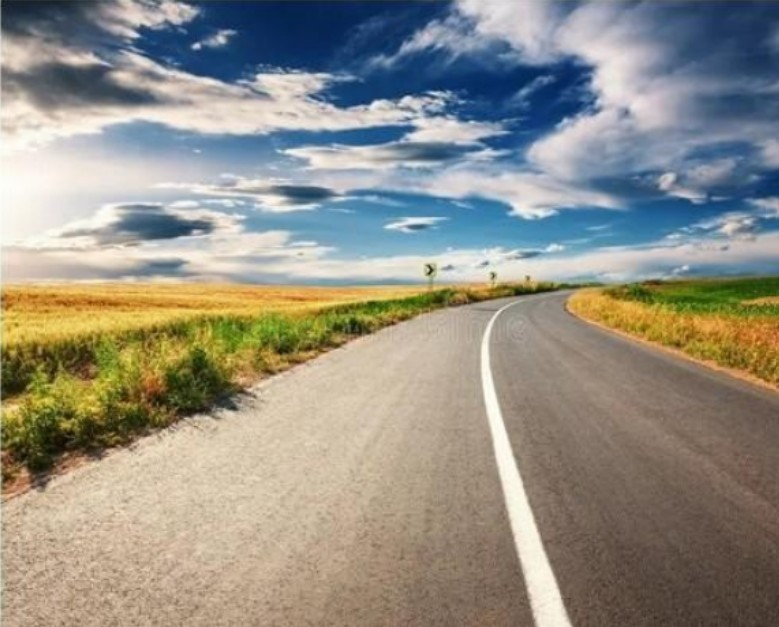
#> input picture road.jpg, 779 x 627 px
$ python lane_isolation.py
#> lines starting #> are read from the running program, lines starting #| are printed output that depends on the picture; after the words box and inside, x2 and y2 are one past the last pixel; in counts of white or black regions, pixels touching at a corner belong together
# Lane detection: road region = black, everything else = white
import cv2
import numpy as np
import matplotlib.pyplot as plt

# 1. Read image and preprocess
img = cv2.imread("road.jpg")
#> img is the input picture: shape (627, 779, 3); mean B, G, R 133, 143.5, 146.6
img = cv2.resize(img, (800, 800))
#> img: shape (800, 800, 3)
blur = cv2.GaussianBlur(img, (5, 5), 0)
gray = cv2.cvtColor(blur, cv2.COLOR_BGR2GRAY)
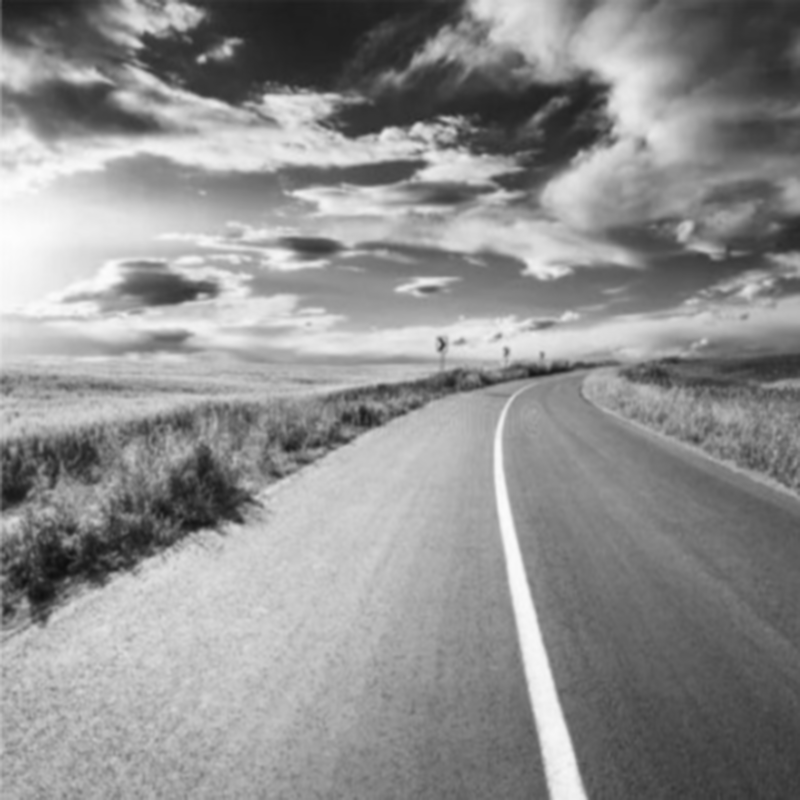
#> gray: shape (800, 800); min 15, max 253, mean 143.1

# 2. Colour filtering
hsv = cv2.cvtColor(blur, cv2.COLOR_BGR2HSV)
#> hsv: shape (800, 800, 3); mean H, S, V 49.1, 84.1, 163.8
road = cv2.inRange(hsv, (0, 0, 10), (180, 85, 235))   # grey road: low saturation
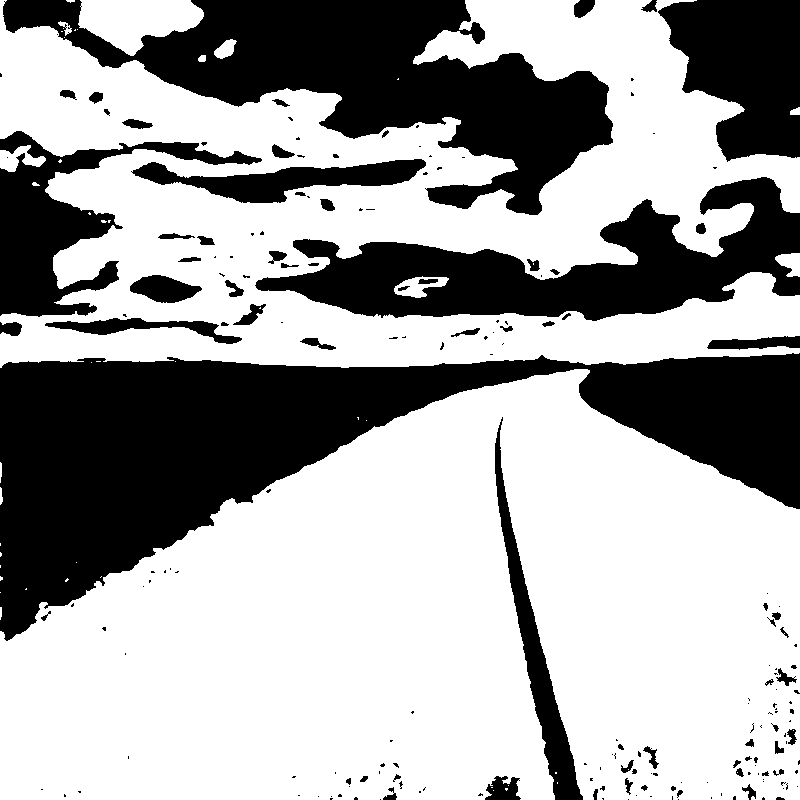
#> road: shape (800, 800); 64.4% white; 201 black regions (129 under 20 px), largest, box (x1, y1, x2, y2) and area: (0, 353, 800, 641) 91312, (3, 0, 613, 215) 51257, (255, 177, 800, 321) 33184
white = cv2.inRange(hsv, (0, 0, 220), (180, 40, 255))  # white lane line
#> white: shape (800, 800); 8.3% white; 81 white regions (41 under 20 px), largest, box (x1, y1, x2, y2) and area: (0, 96, 370, 360) 31138, (494, 407, 585, 800) 6921, (276, 317, 629, 358) 6173

# 3. Edge detection (for display)
edges = cv2.Canny(gray, 50, 150)
#> edges: shape (800, 800); 2.8% white in thin lines or dots

# 4. ROI: ignore the sky (top part of the image)
roi = np.zeros_like(gray)
roi[370:, :] = 255
road = cv2.bitwise_and(road, roi)
#> road: shape (800, 800); 39.2% white; 24 white regions (20 under 20 px), largest, box (x1, y1, x2, y2) and area: (0, 370, 800, 800) 250444, (0, 487, 3, 505) 39, (0, 462, 2, 483) 35, (0, 607, 2, 620) 23
white = cv2.bitwise_and(white, roi)
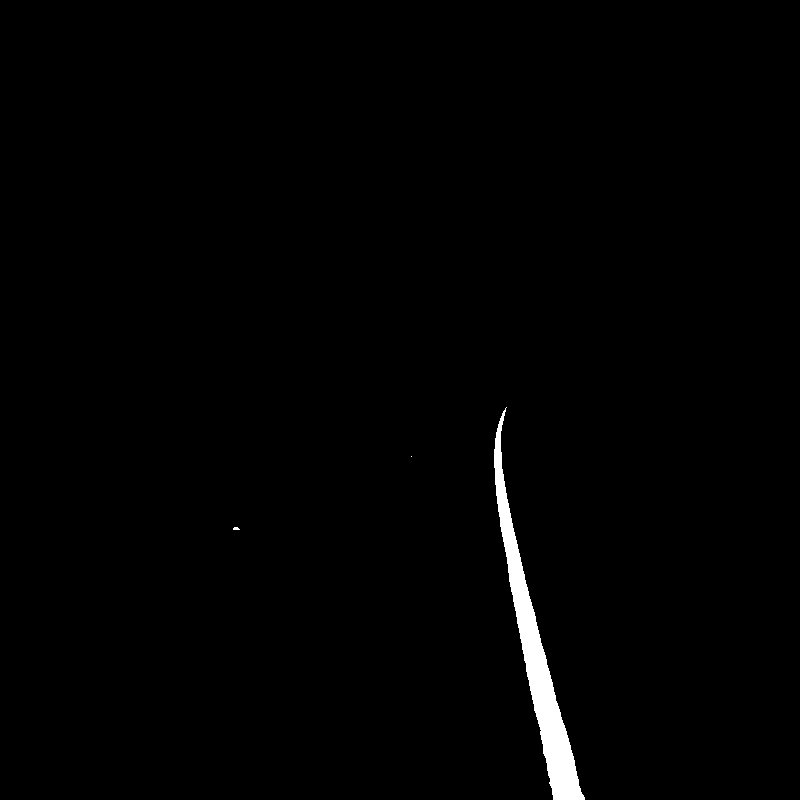
#> white: shape (800, 800); 1.1% white; 3 white regions (2 under 20 px), largest, box (x1, y1, x2, y2) and area: (494, 407, 585, 800) 6921

# 5. Lane region: join road + line, clean up, keep the biggest blob
region = cv2.bitwise_or(road, white)
kernel = np.ones((9, 9), np.uint8)
region = cv2.morphologyEx(region, cv2.MORPH_OPEN, kernel)
#> region: shape (800, 800); 39.7% white; 2 white regions, box (x1, y1, x2, y2) and area: (0, 370, 800, 800) 254238, (742, 761, 755, 772) 143
big_kernel = np.ones((25, 25), np.uint8)
region = cv2.morphologyEx(region, cv2.MORPH_CLOSE, big_kernel)   # fill dark patches
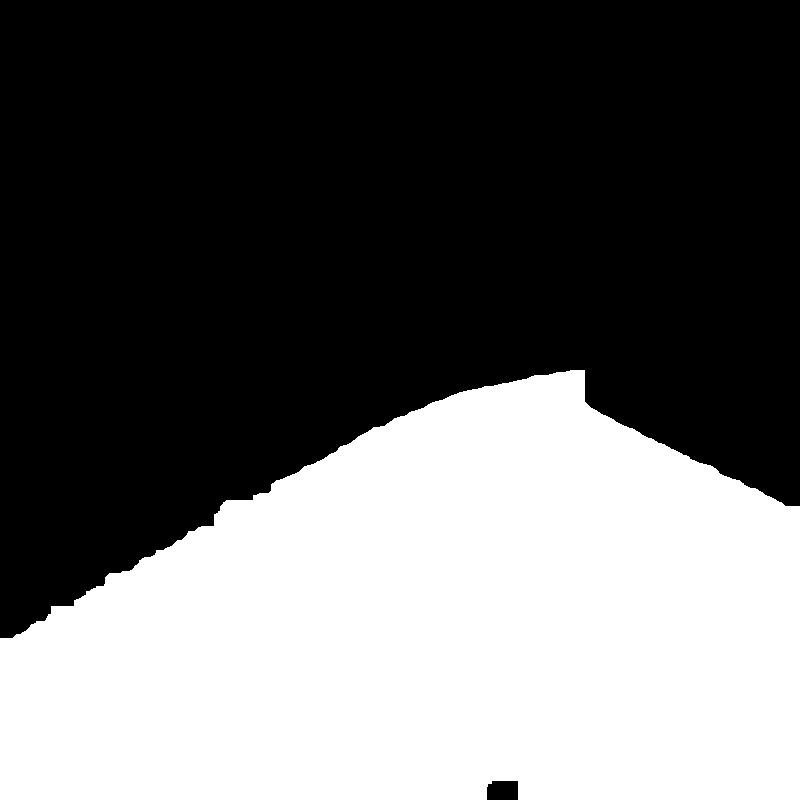
#> region: shape (800, 800); 40.3% white; 1 white region
contours, _ = cv2.findContours(region, cv2.RETR_EXTERNAL, cv2.CHAIN_APPROX_SIMPLE)
#> contours = 1 contour; box (x1, y1, x2, y2) and area: (0, 370, 800, 800) 257139
biggest = max(contours, key=cv2.contourArea)
#> biggest = contour of 440 points, box (x1, y1, x2, y2) (0, 370, 800, 800), area 257139
region = np.zeros_like(gray)
cv2.drawContours(region, [biggest], -1, 255, cv2.FILLED)   # fill the real road outline
region = cv2.GaussianBlur(region, (31, 31), 0)             # smooth the jagged edge
region = np.where(region > 127, 255, 0).astype(np.uint8)
#> region: shape (800, 800); 40.4% white; 1 white region, box (x1, y1, x2, y2) and area: (0, 370, 800, 800) 258272

# 6. Keep the white lane line white (it is a boundary marking)
region[white > 0] = 0
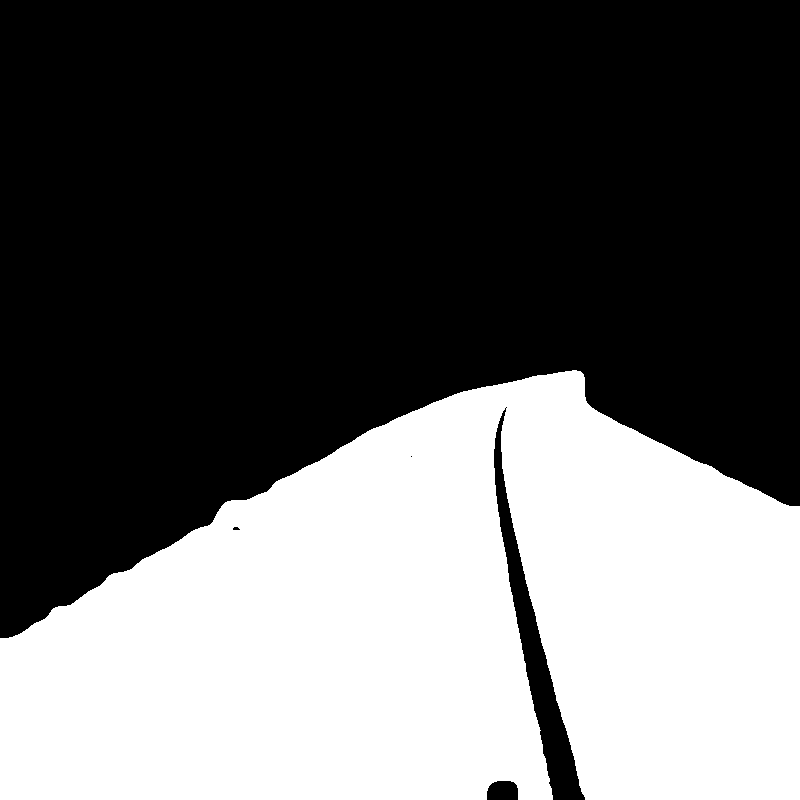
#> region: shape (800, 800); 39.3% white; 1 white region, box (x1, y1, x2, y2) and area: (0, 370, 800, 800) 251333

# 7. Final bitmap: lane = black (0), background = white (255)
bitmap = np.where(region > 0, 0, 255).astype(np.uint8)
#> bitmap: shape (800, 800); 60.7% white; 1 black region
cv2.imwrite("lane_bitmap.png", bitmap)

# Show the steps
overlay = img.copy()
outline, _ = cv2.findContours(region, cv2.RETR_EXTERNAL, cv2.CHAIN_APPROX_SIMPLE)
#> outline = 1 contour; box (x1, y1, x2, y2) and area: (0, 370, 800, 800) 249920
cv2.drawContours(overlay, outline, -1, (0, 0, 255), 3)
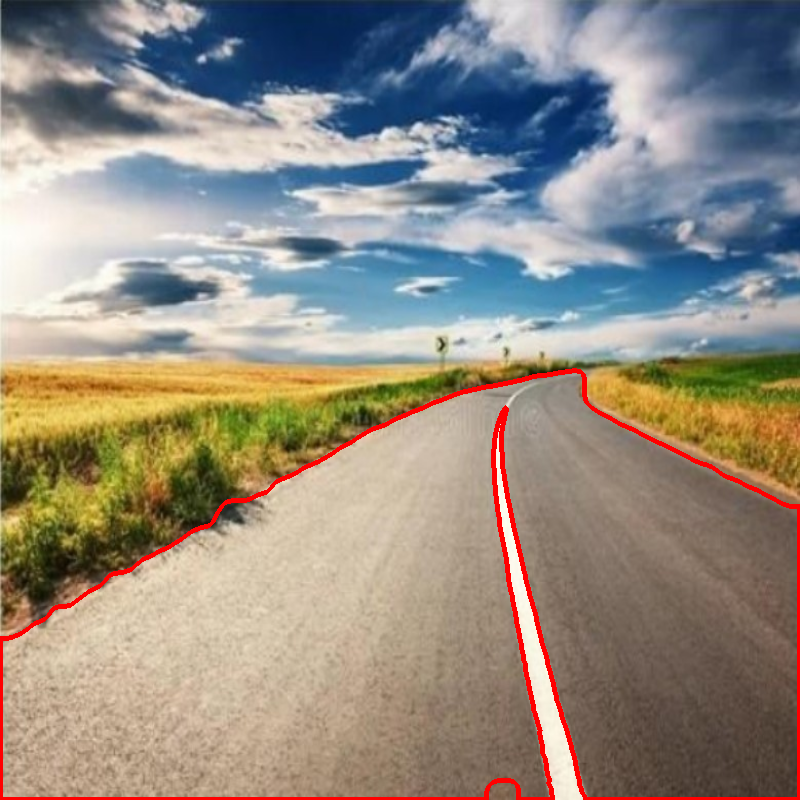
#> overlay: shape (800, 800, 3); mean B, G, R 130.6, 140.7, 148.2
steps = [("Original", cv2.cvtColor(img, cv2.COLOR_BGR2RGB)), ("Grayscale", gray),
         ("Road threshold", road), ("White line", white),
         ("Edges", edges), ("Lane region", region),
         ("Boundary", cv2.cvtColor(overlay, cv2.COLOR_BGR2RGB)), ("Final bitmap", bitmap)]
for i, (title, im) in enumerate(steps):
    plt.subplot(2, 4, i + 1)
    plt.imshow(im, cmap="gray")
    plt.title(title)
    plt.axis("off")
#> this loop made 8 passes
plt.savefig("pipeline_steps.png")
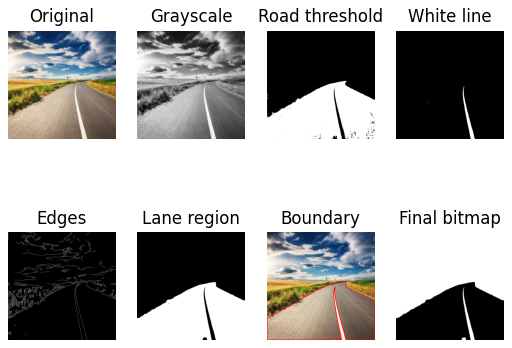
#> figure drawn by matplotlib, 8 panels
plt.show()
